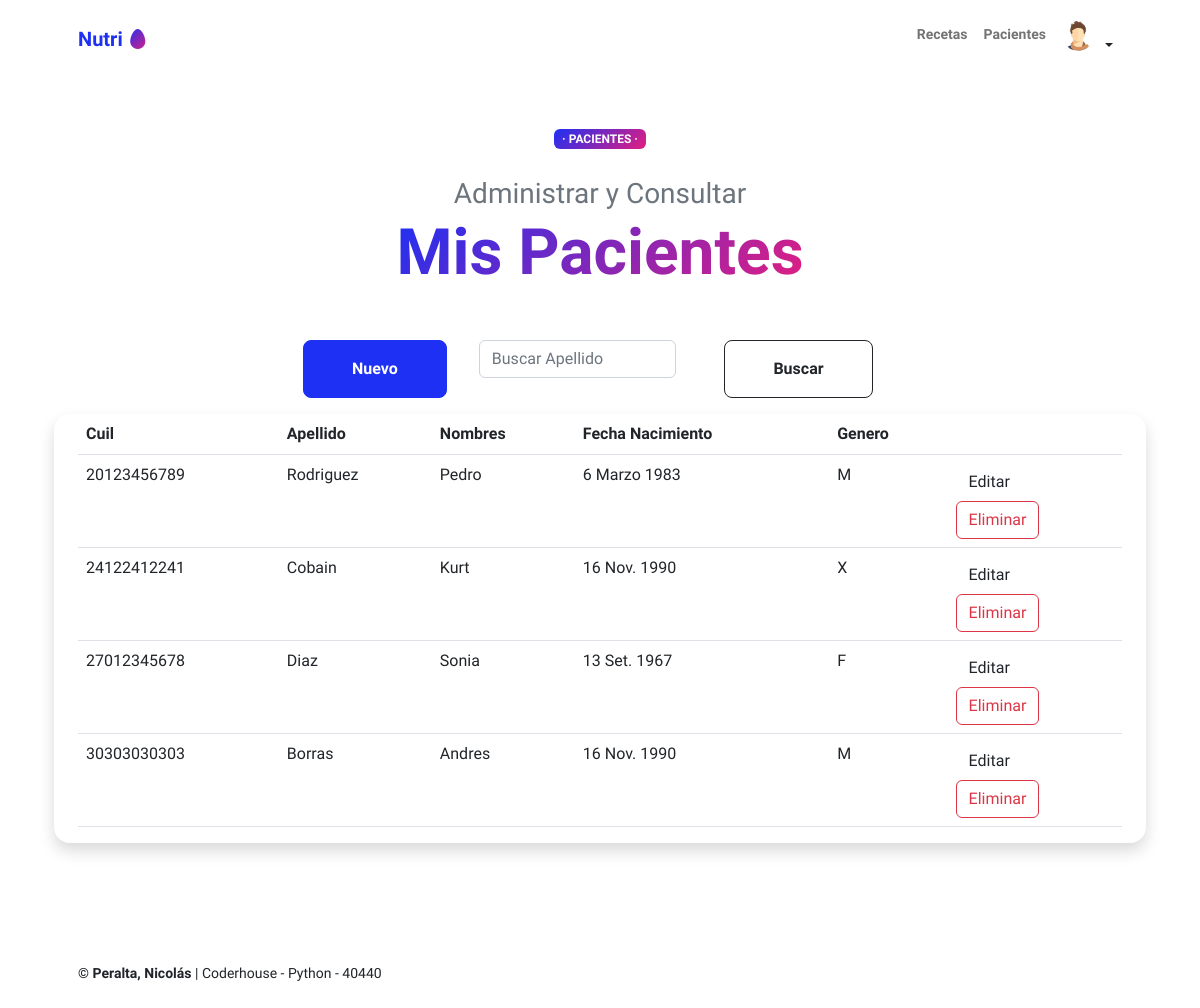
Page /pacientes/ (signed in) on the committed database.
### pacientes/models.py (models this page shows, shortened)
class Avatar(models.Model):
   user = models.OneToOneField(User, on_delete=models.CASCADE, null=True)
   imagen = models.ImageField(upload_to='avatares', null=True, blank=True)

### agenda/models.py (models this page shows, shortened)
class pacientes(models.Model):
    cuil = models.CharField(max_length=11, primary_key=True)
    apellido = models.CharField(max_length=200)
    nombres = models.CharField(max_length=200)
    nacimiento = models.DateField(null=True)
    tipos_generos = [("M", "Masculino"), ("F", "Femenino"), ("X", "No binario / No responde")]
    genero=models.CharField(max_length=1, choices=tipos_generos)

### agenda/views.py (the view)
# urls.py: path('pacientes/', views.vista_pacientes, name="pacientes"),
def vista_pacientes(request):
    contexto = {
        "pacientes": pacientes.objects.all(),
    }
    http_response = render(
        request=request,
        template_name='agenda/pacientes.html',
        context=contexto,
    )
    return http_response

### agenda/templates/agenda/pacientes.html (shortened to what this page needs)
{% extends 'agenda/base.html' %}
  {% block contenido%}
      <div class="text-center text-xxl-start">
          <div class="badge bg-gradient-primary-to-secondary text-white mb-4"><div class="text-uppercase"> &middot; Pacientes &middot;</div></div>
          <div class="fs-3 fw-light text-muted">Administrar y Consultar</div>
          <h1 class="display-3 fw-bolder mb-5"><span class="text-gradient d-inline">Mis Pacientes</span></h1>
          <div class="d-grid gap-3 d-sm-flex justify-content-sm-center justify-content-xxl-start mb-3">
              <a class="btn btn-primary btn-lg px-5 py-3 me-sm-3 fs-6 fw-bolder" href="{% url 'pacientes_agregar' %}">Nuevo</a>
        <form action="{% url 'pacientes_buscar' %}" method="post">
          <div class="row">
            <div class="col">
                <input type="text" class="form-control " placeholder="Buscar Apellido" name="busqueda">
            </div>
            <div class="col">
              <input type="submit" class="btn btn-outline-dark btn-lg px-5 py-3 fs-6 fw-bolder" value="Buscar">
            </div>
          </div>
        </form>
      </div>
      </div>
      <div class="shadow border-0 rounded-4">
        <table class="table table-hover">
          <tbody >
            <tr>
              <th>Cuil</th>
              <th>Apellido</th>
              <th>Nombres</th>
              <th>Fecha Nacimiento</th>
              <th>Genero</th>
              <th></th>
            </tr>
            {% for paciente in pacientes %}
            <tr>
              <td>{{ paciente.cuil }}</td>
              <td>{{ paciente.apellido }}</td>
              <td>{{ paciente.nombres }}</td>
              <td>{{ paciente.nacimiento }}</td>
              <td>{{ paciente.genero }}</td>
              <td>
                <a href = "{% url 'pacientes_editar' paciente.cuil%}" class="btn btn-outline-black"> Editar</a>
                <form action = "{% url 'pacientes_eliminar' paciente.cuil%}" method="post">
                  <input type = "submit" class="btn btn-outline-danger  "  value = "Eliminar" />
                </form>
              </td>
            </tr>
            {% endfor %}
          </tbody>
        </table>
      </div>
  {% endblock contenido%}

### agenda/templates/agenda/base.html (shortened to what this page needs)
{% load static %}
<!DOCTYPE html>
<html lang="en">
  <head>
    <link
      href="https://cdn.jsdelivr.net/npm/bootstrap-icons@1.8.1/font/bootstrap-icons.css"
      rel="stylesheet"
    />
    <link href="{% static 'css/styles.css' %}" rel="stylesheet" />
  </head>
  <body class="d-flex flex-column h-100">
    <main class="flex-shrink-0">
      <nav class="navbar navbar-expand-lg navbar-light bg-white py-3">
        <div class="container px-5">
          <a class="navbar-brand" href="{% url 'index' %}"
            ><span class="fw-bolder text-primary"
              >Nutri <i class="bi bi-egg-fill text-gradient"> </i></span
          ></a>
          <div class="collapse navbar-collapse" id="navbarSupportedContent">
            <ul class="navbar-nav ms-auto mb-2 mb-lg-0 small fw-bolder">
              <li class="nav-item">
                <a class="nav-link" href="{% url 'recetas' %}">Recetas</a>
              </li>
              <li class="nav-item">
                <a class="nav-link" href="{% url 'pacientes' %}">Pacientes</a>
              </li>
              {% if user.is_authenticated %}
              <div class="dropdown "  >
                <button
                  class="btn btn-ligth btn-sm dropdown-toggle "
                  type="button"
                  data-bs-toggle="dropdown"
                  aria-haspopup="true"
                  aria-expanded="false"
                >
                    <div style="display: inline-flex;">
                      {% if user.avatar.imagen.url %}
                            <img src="{{ user.avatar.imagen.url }}" style="width: 30px; height: 30px; border-radius: 50%; margin-right: 5px;">
                      {% else %}
                            <img src="{%static 'img/avatar_default.png'%}" style="width: 30px; height: 30px; border-radius: 50%; margin-right: 5px;">
                      {% endif %}
                    </div>
                </button>
                  {% endif %}
              </div>
            </ul>
          </div>
        </div>
      </nav>
      <header class="py-5">
        <div class="container px-5 pb-5">
          <div class="row gx-5 align-items-center">
            {% block contenido%} {% endblock contenido%}
          </div>
        </div>
      </header>
    </main>
    <footer class="bg-white py-4 mt-auto">
      <div class="container px-5">
        <div
          class="row align-items-center justify-content-between flex-column flex-sm-row"
        >
          <div class="col-auto">
            <div class="small m-0">
              <b> &copy; Peralta, Nicolás</b> | Coderhouse - Python - 40440
            </div>
          </div>
        </div>
      </div>
    </footer>
  </body>
</html>

### rows in the picture
pacientes: cuil "20123456789", apellido "Rodriguez", nombres "Pedro", nacimiento "6 Marzo 1983", genero "M"
pacientes: cuil "24122412241", apellido "Cobain", nombres "Kurt", nacimiento "16 Nov. 1990", genero "X"
pacientes: cuil "27012345678", apellido "Diaz", nombres "Sonia", nacimiento "13 Set. 1967", genero "F"
pacientes: cuil "30303030303", apellido "Borras", nombres "Andres", nacimiento "16 Nov. 1990", genero "M"
